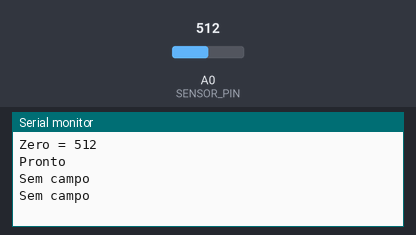
Bench run of a sketch on a simulated Arduino Uno, built with avr-gcc and run on an emulated ATmega328P. On the bench: the last lines printed to the serial monitor. The inputs (shaded band) are chosen by the test bench; at power-on: A0 (SENSOR_PIN) = 512.

Above: at 2.2 s.
2.3 s: A0 (SENSOR_PIN) set to 537
At 3.7 s:
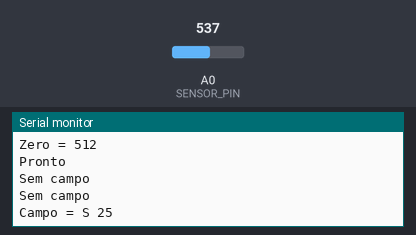
5.3 s: A0 (SENSOR_PIN) set to 306
At 6.6 s:
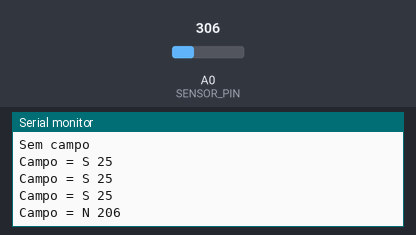

The sketch:

analoghall_arduino.ino
```cpp
// Exemplo com Sensor Efeito Hall Analogico

// Pin0s
#define SENSOR_PIN A0

//  Leitura sem campo magnetico
int zero;

// Le o sensor (media de 50 leituras)
#define N_READINGS 50
uint readSensor() {
  uint32_t sum = 0;
  for (int i = 0; i < N_READINGS; i++) {
    sum += analogRead(SENSOR_PIN);
  }
  return sum / N_READINGS;
}

// Iniciacao
void setup() {
  Serial.begin(115200);

  // Assume que nao tem campo magnetico no inicio
  zero = readSensor() ;
  Serial.print("Zero = ");
  Serial.println(zero);
  delay(1000);
  Serial.println ("Pronto");
}

// Main loop
void loop() {
  int field = readSensor();
  if (((field-zero) < 10) && ((field-zero) > -10)) {
      Serial.println ("Sem campo");
  } else if (field > zero) {
    Serial.print ("Campo = S ");
    Serial.println(field-zero);
  } else {
    Serial.print ("Campo = N ");
    Serial.println(zero-field);
  }
  delay(1000);
}
```

Measured:
- the behaviour switches between 521 and 522 on A0 (SENSOR_PIN) (found by bisection; images 0 and 1)
- after the input at 2.3 s, the serial monitor: prints a new line after 0.72 s (image 1)
- after the input at 5.3 s, the serial monitor: prints a new line after 0.74 s (image 2)
